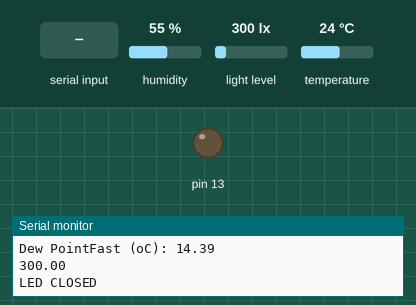
This sketch was run on a simulated Arduino Uno, built with avr-gcc and run on an emulated ATmega328P. On the bench: output pins drawn as LEDs (lit = HIGH), the last lines printed to the serial monitor. Wiring (inferred from the names in the program): BH1750 light sensor at I2C address 0x23. The test bench sets the inputs (shaded band); at power-on: humidity 55 %, light level 300 lx, temperature 24 °C.

Above: at 1.4 s.
1.5 s: "1\n" received over Serial
At 2.9 s:
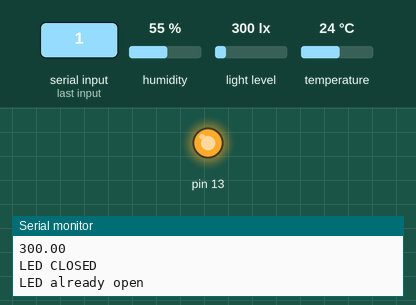
4.1 s: byte 50 ('2') received over Serial
At 8.3 s:
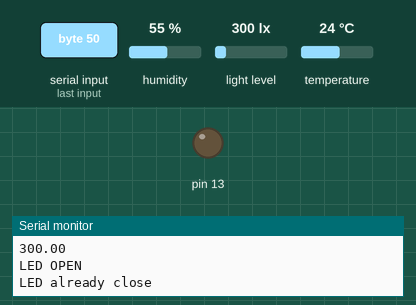
Timing chart, 0 to 9.8 s (numbered marks = the images above; inputs shaded):
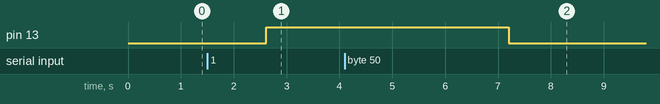

The sketch:

arduino_project.ino
```cpp
#include <dht11.h>
#include<Wire.h>
#include<math.h>
dht11 DHT11;

#define DHT11PIN 2
#define BH1750_ADDRESS 0x23
#define lx1_120ms 0x10
byte buff[2];
byte ch;
byte state;
void setup()
{

  Wire.begin();
  Serial.begin(9600);
  Serial.println("DHT11 TEST PROGRAM ");
  Serial.print("LIBRARY VERSION: ");
  Serial.println(DHT11LIB_VERSION);
  Serial.println();
  pinMode(13, OUTPUT);
}

void loop()
{

  Serial.println("\n");

  int chk = DHT11.read(DHT11PIN);

  Serial.print("Read sensor: ");
  switch (chk)
  {
    case DHTLIB_OK:
                Serial.println("OK");
                break;
    case DHTLIB_ERROR_CHECKSUM:
                Serial.println("Checksum error");
                break;
    case DHTLIB_ERROR_TIMEOUT:
                Serial.println("Time out error");
                break;
    default:
                Serial.println("Unknown error");
                break;
  }


  Serial.println((float)DHT11.humidity, 2);


  Serial.println((float)DHT11.temperature, 2);

  Serial.print("Temperature (oF): ");
  Serial.println(Fahrenheit(DHT11.temperature), 2);

  Serial.print("Temperature (K): ");
  Serial.println(Kelvin(DHT11.temperature), 2);

  Serial.print("Dew Point (oC): ");
  Serial.println(dewPoint(DHT11.temperature, DHT11.humidity));

  Serial.print("Dew PointFast (oC): ");
  Serial.println(dewPointFast(DHT11.temperature, DHT11.humidity));


  Serial.println( BH1750() );
  if ( state == '1')
  {
    Serial.println("LED OPEN");
  }
  else
  {
    Serial.println("LED CLOSED");
  }
  if ( Serial.available() )
  {
    ch = Serial.read();
    if ( ch == '1' )
    {
      Serial.println("LED already open");
      digitalWrite(13, HIGH);
      state = '1';
    }
    else if ( ch == '2')
    {
      digitalWrite(13, LOW);
      Serial.println("LED already close");
      state = '0';
    }
  }

   delay(2000);
}
double BH1750(){

  int counter=0;
  double value=0;
  Wire.beginTransmission(BH1750_ADDRESS);
  Wire.write(lx1_120ms);
  Wire.endTransmission();
  delay(200);


  Wire.beginTransmission(BH1750_ADDRESS);
  Wire.requestFrom(BH1750_ADDRESS, 2);
  while( Wire.available() ){
    buff[counter++]=Wire.read();
  }
  Wire.endTransmission();

  if(2==counter){
    value=( buff[0]<<8 | buff[1] )/1.2;
  }
  return value;
}


double Fahrenheit(double celsius)
{
        return 1.8 * celsius + 32;
}


double Kelvin(double celsius)
{
        return celsius + 273.15;
}


double dewPoint(double celsius, double humidity)
{
        double A0= 373.15/(273.15 + celsius);
        double SUM = -7.90298 * (A0-1);
        SUM += 5.02808 * log10(A0);
        SUM += -1.3816e-7 * (pow(10, (11.344*(1-1/A0)))-1) ;
        SUM += 8.1328e-3 * (pow(10,(-3.49149*(A0-1)))-1) ;
        SUM += log10(1013.246);
        double VP = pow(10, SUM-3) * humidity;
        double T = log(VP/0.61078);
        return (241.88 * T) / (17.558-T);
}


double dewPointFast(double celsius, double humidity)
{
        double a = 17.271;
        double b = 237.7;
        double temp = (a * celsius) / (b + celsius) + log(humidity/100);
        double Td = (b * temp) / (a - temp);
        return Td;
}
```

Measured:
- after the input at 1.5 s, pin 13: LOW → HIGH after 1.1 s
- after the input at 4.1 s, pin 13: HIGH → LOW after 3.1 s
